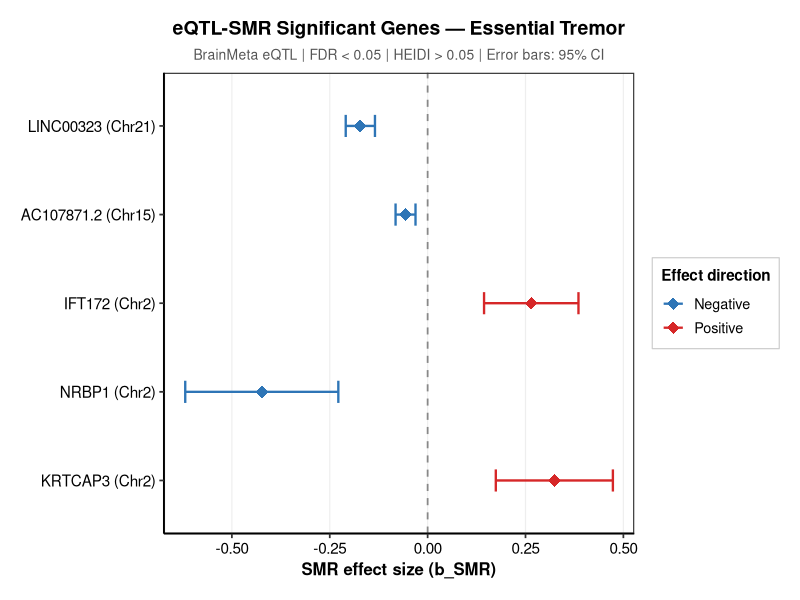
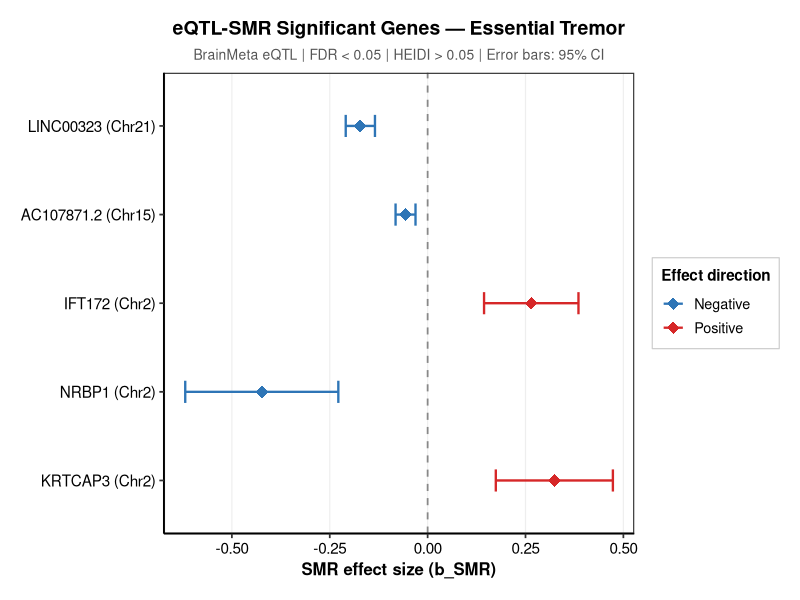

The R script that drew these images, in order:
.libPaths(c("~/R/library", .libPaths()))
library(ggplot2)

smr <- data.frame(
  Gene     = c("LINC00323", "AC107871.2", "IFT172", "NRBP1", "KRTCAP3"),
  Chr      = c("Chr21", "Chr15", "Chr2", "Chr2", "Chr2"),
  b_SMR    = c(-0.171876, -0.056438, 0.26471, -0.423646, 0.323677),
  se_SMR   = c(0.0190489, 0.0129924, 0.0615227, 0.0997591, 0.0762896),
  p_FDR    = c(2.47e-15, 0.04967, 0.04967, 0.04967, 0.04967),
  p_HEIDI  = c(0.249339, 0.2269533, 0.1941502, 0.3920335, 0.05572788)
)

smr$CI_low  <- smr$b_SMR - 1.96 * smr$se_SMR
smr$CI_high <- smr$b_SMR + 1.96 * smr$se_SMR
smr$Gene    <- factor(smr$Gene, levels=rev(c("LINC00323","AC107871.2","IFT172","NRBP1","KRTCAP3")))
smr$direction <- ifelse(smr$b_SMR > 0, "Positive", "Negative")

p <- ggplot(smr, aes(x=b_SMR, y=Gene, color=direction)) +
  geom_vline(xintercept=0, linetype="dashed", color="#888888", linewidth=0.6) +
  geom_errorbarh(aes(xmin=CI_low, xmax=CI_high),
    height=0.25, linewidth=0.8) +
  geom_point(size=4, shape=18) +
  scale_color_manual(values=c("Positive"="#D62728", "Negative"="#2E75B6"),
    name="Effect direction") +
  scale_y_discrete(labels=c(
    "KRTCAP3"    = "KRTCAP3 (Chr2)",
    "NRBP1"      = "NRBP1 (Chr2)",
    "IFT172"     = "IFT172 (Chr2)",
    "AC107871.2" = "AC107871.2 (Chr15)",
    "LINC00323"  = "LINC00323 (Chr21)")) +
  labs(
    title    = "eQTL-SMR Significant Genes — Essential Tremor",
    subtitle = "BrainMeta eQTL | FDR < 0.05 | HEIDI > 0.05 | Error bars: 95% CI",
    x        = "SMR effect size (b_SMR)",
    y        = NULL) +
  theme_classic(base_size=13) +
  theme(
    panel.background=element_rect(fill="white", color=NA),
    plot.background=element_rect(fill="white", color=NA),
    panel.border=element_rect(color="#333333", fill=NA, linewidth=0.8),
    panel.grid.major.x=element_line(color="#EEEEEE", linewidth=0.4),
    panel.grid.major.y=element_blank(),
    panel.grid.minor=element_blank(),
    plot.title=element_text(face="bold", size=14, hjust=0.5),
    plot.subtitle=element_text(size=10, hjust=0.5, color="#555555"),
    axis.title=element_text(face="bold", size=12),
    axis.text=element_text(size=11, color="black"),
    legend.position="right",
    legend.background=element_rect(fill="white", color="#CCCCCC", linewidth=0.4),
    legend.title=element_text(face="bold", size=11),
    plot.margin=margin(15,15,15,15))

out_dir <- "/mnt/c/Users/Lenovo/Downloads"
ggsave(file.path(out_dir, "smr_forest_ET.png"),
  plot=p, width=9, height=6, dpi=300, bg="white")
ggsave(file.path(out_dir, "smr_forest_ET.pdf"),
  plot=p, width=9, height=6, device=cairo_pdf)
cat("Forest plot saved!\n")
